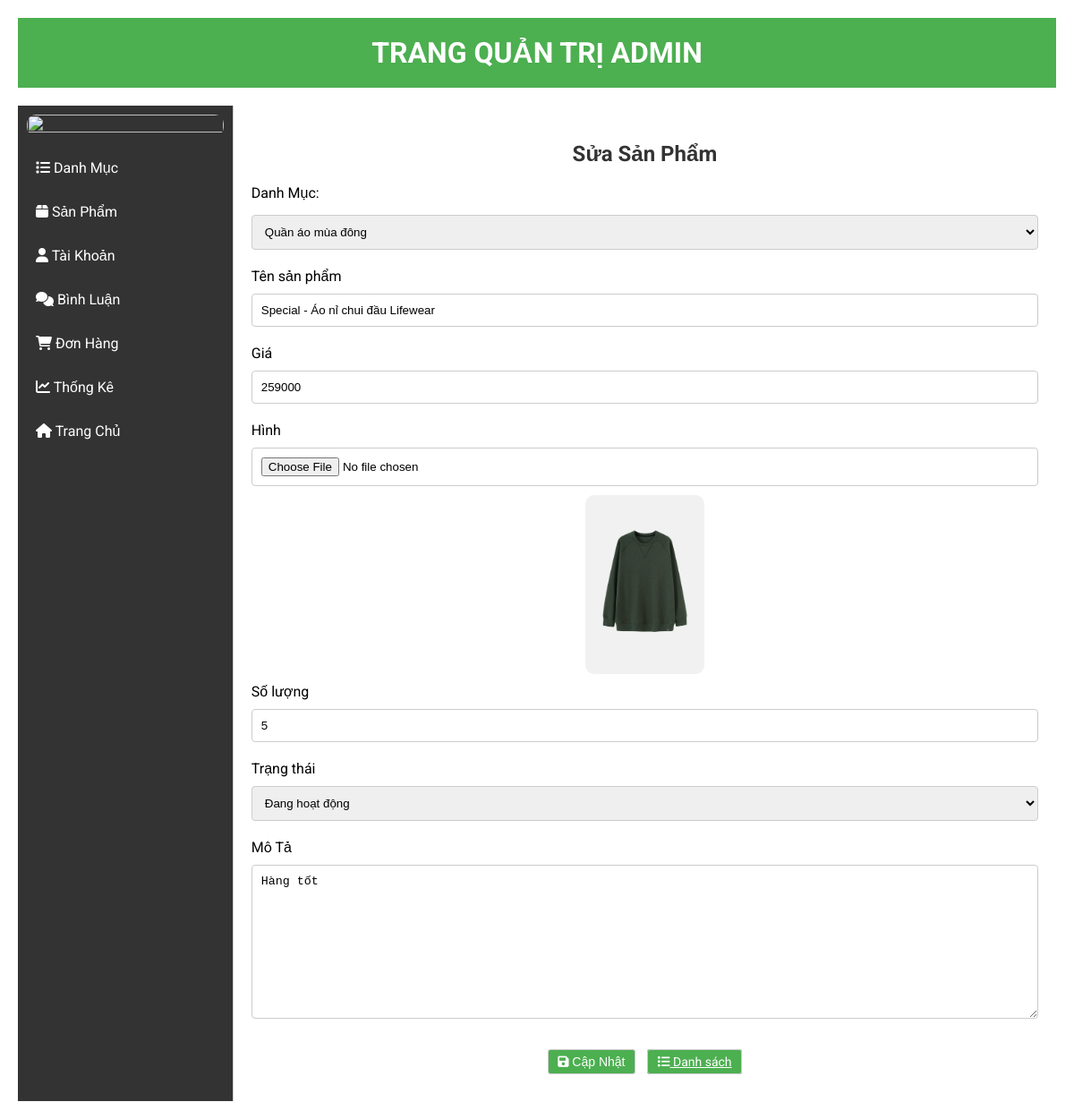
The app's page /admin/index.php?act=suasp&id=17 with its own data.
### tables this page shows
CREATE TABLE `sanpham` (
  `id_sp` int(10) NOT NULL,
  `ten_sp` varchar(50) NOT NULL,
  `gia` int(10) NOT NULL,
  `anh` varchar(255) NOT NULL,
  `so_luong` int(10) NOT NULL,
  `mo_ta` varchar(255) NOT NULL,
  `lx` int(10) NOT NULL DEFAULT 0,
  `trangthai` int(11) NOT NULL DEFAULT 0,
  `id_dm` int(10) NOT NULL
);

CREATE TABLE `danhmuc` (
  `id_dm` int(10) NOT NULL,
  `ten_dm` varchar(50) NOT NULL,
  `trangthai` varchar(50) NOT NULL DEFAULT '0'
);

### model/pdo.php (called while the page is built, shortened)
<?php
function pdo_get_connection() {
    $dburl = "mysql:host=localhost;dbname=da1;charset=utf8";
    $username = 'root';
    $password = '';
    try {
        $conn = new PDO($dburl, $username, $password);
        $conn->setAttribute(PDO::ATTR_ERRMODE, PDO::ERRMODE_EXCEPTION);
        return $conn;
    } catch (PDOException $e) {
        die("Connection failed: " . $e->getMessage());
    }
}
function pdo_query($sql, $sql_args = array()) {
    try {
        $conn = pdo_get_connection();
        $stmt = $conn->prepare($sql);
        $stmt->execute($sql_args);
        $rows = $stmt->fetchAll(PDO::FETCH_ASSOC);
        return $rows;
    } catch (PDOException $e) {
        throw $e;
    } finally {
        unset($conn);
    }
}
function pdo_query_one($sql, $sql_args = array()) {
    try {
        $conn = pdo_get_connection();
        $stmt = $conn->prepare($sql);
        $stmt->execute($sql_args);
        $row = $stmt->fetch(PDO::FETCH_ASSOC);
        return $row;
    } catch (PDOException $e) {
        throw $e;
    } finally {
        unset($conn);
    }
}
?>

### model/sanpham.php (called while the page is built, shortened)
<?php
function loadone_sanpham($id){
    $sql = "SELECT * FROM sanpham WHERE id_sp = ?";
    return pdo_query_one($sql, array($id));
}

### model/danhmuc.php (called while the page is built, shortened)
<?php
function loadall_danhmuc()
{
    $sql = "SELECT * FROM danhmuc ORDER BY id_dm ASC";
    $listdanhmuc = pdo_query($sql);
    return $listdanhmuc;
}

### admin/sanpham/update.php (the view, shortened to what this page needs)
<?php
if (is_array($sanpham)) {
    extract($sanpham);
}
$hinhanhpath = "../upload/" . $anh;
if (is_file($hinhanhpath)) {
    $hinh = "<img src='" . $hinhanhpath . "' height='200'>";
} else {
    $hinh = "Không có ảnh";
}
?>
<div class="row box">
    <?php include 'boxtrai.php'; ?>
    <div class="boxphai">
        <div class="tieudeb">
            <h2>Sửa Sản Phẩm</h2>
        </div>
        <div class="bang">
            <form id="myForm" action="?act=updatesp" method="post" enctype="multipart/form-data" onsubmit="return validateForm()">
                <div class="maloai">
                    <label for="iddm">Danh Mục:</label>
                    <select name="iddm" id="iddm">
                        <?php foreach ($listdanhmuc as $danhmuc) : ?>
                            <?php if ($danhmuc['trangthai'] == 0) : ?>
                                <option value="<?= $danhmuc['id_dm'] ?>" <?= $id_dm == $danhmuc['id_dm'] ? "selected" : "" ?>><?= $danhmuc['ten_dm'] ?></option>
                            <?php endif ?>
                        <?php endforeach ?>
                    </select>
                </div>
                <div class="maloai">
                    Tên sản phẩm<br>
                    <input type="text" name="tensp" value="<?= $ten_sp ?>">
                </div>
                <div class="maloai">
                    Giá<br>
                    <input type="text" name="giasp" value="<?= $gia ?>">
                </div>
                <div class="maloai">
                    Hình<br>
                    <input type="file" name="hinh">
                    <?= $hinh ?>
                </div>
                <div class="maloai">
                    Số lượng<br>
                    <input type="text" name="soluong" value="<?= $so_luong ?>">
                </div>
                <div class="maloai">
                    Trạng thái<br>
                    <select name="trangthai" id="trangthai">
                        <option value="0" <?= $trangthai == 0 ? 'selected' : '' ?>>Đang hoạt động</option>
                    </select>
                </div>
                <div class="maloai">
                    Mô Tả<br>
                    <textarea name="mota" id="mota" cols="30" rows="10"><?= $mo_ta ?></textarea>
                </div>
                <div class="nut">
                    <button type="submit" name="capnhat" class="small-button"><i class="fas fa-save"></i> Cập Nhật</button>
                    <a href="index.php?act=listsp" class="small-button"><i class="fas fa-list"></i> Danh sách</a>
                </div>
            </form>
        </div>
    </div>
</div>

### css/admin.css (style rules this page uses)
body { font-family: "Roboto", sans-serif; margin: 0; padding: 0; background-color: #f4f4f4; }
.box { display: flex; flex-direction: row; margin-top: 20px; }
.boxphai { width: 80%; padding: 20px; background-color: #fff; border-left: 1px solid #ccc; }
.tieudeb h2 { text-align: center; color: #333; }
.bang, .bangl { margin: auto; }
.bang input { padding: 10px; margin: 10px 0; border: 1px solid #ccc; border-radius: 4px; }
.bang textarea, .bang select { width: 100%; padding: 10px; margin: 10px 0; border: 1px solid #ccc; border-radius: 4px; }
.nut { text-align: center; }
.maloai { width: 100%; margin-bottom: 10px; align-items: center; }
.maloai label { flex: 1; margin-right: 10px; }
.maloai input[type="text"], .maloai input[type="number"], .maloai textarea, .maloai input[type="file"] { flex: 2; padding: 10px; border: 1px solid #ccc; border-radius: 4px; box-sizing: border-box; width: 100%; }
.maloai label { display: block; margin-bottom: 5px; }
.small-button { width: auto; padding: 5px 10px; margin: 10px 5px; font-size: 14px; border: 1px solid #ccc; border-radius: 3px; background-color: #4caf50; color: white; cursor: pointer; transition: background-color 0.3s; }
img { display: block; margin: auto; border-radius: 10px; }

### records on screen
sanpham: iddm "Quần áo mùa đông", tensp "Special - Áo nỉ chui đầu Lifewear", giasp "259000", anh (picture), soluong "5", trangthai "Đang hoạt động", mota "Hàng tốt"
